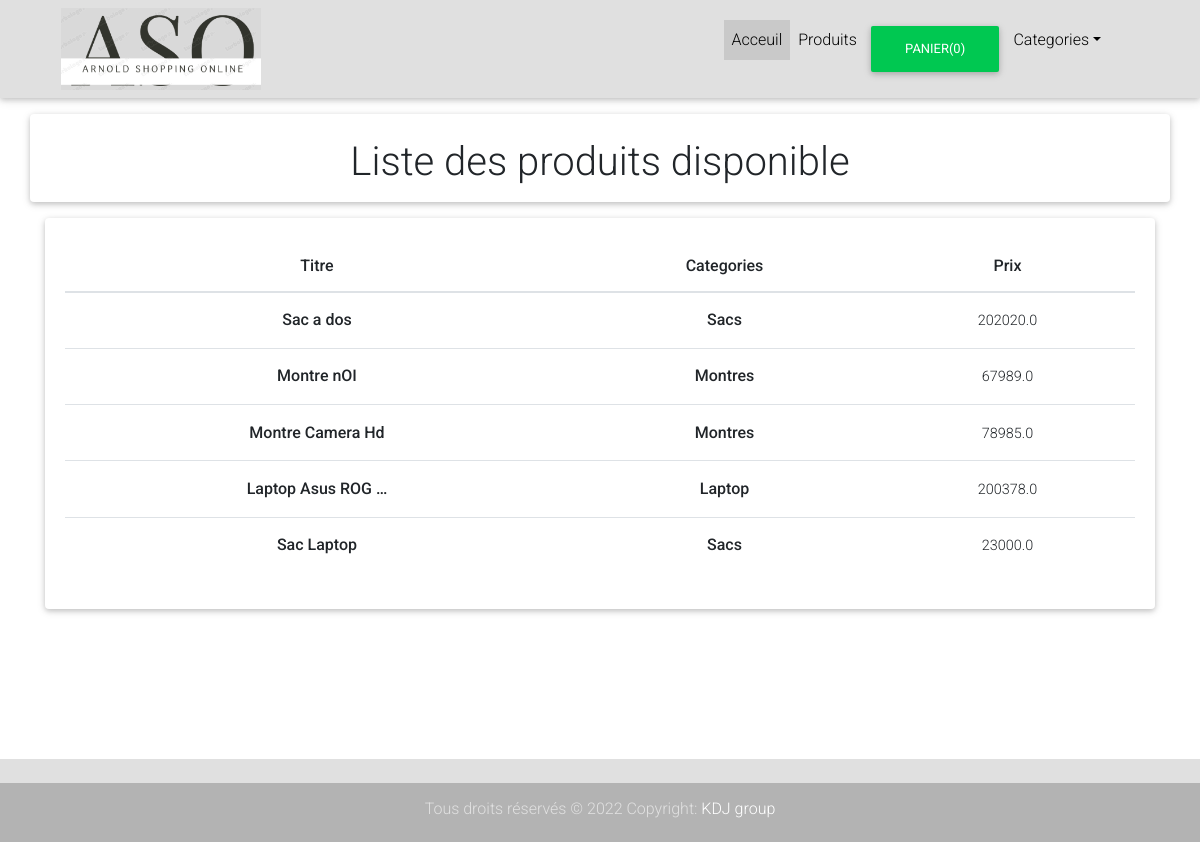
/listes_produit, run on an earlier commit of the app's database.
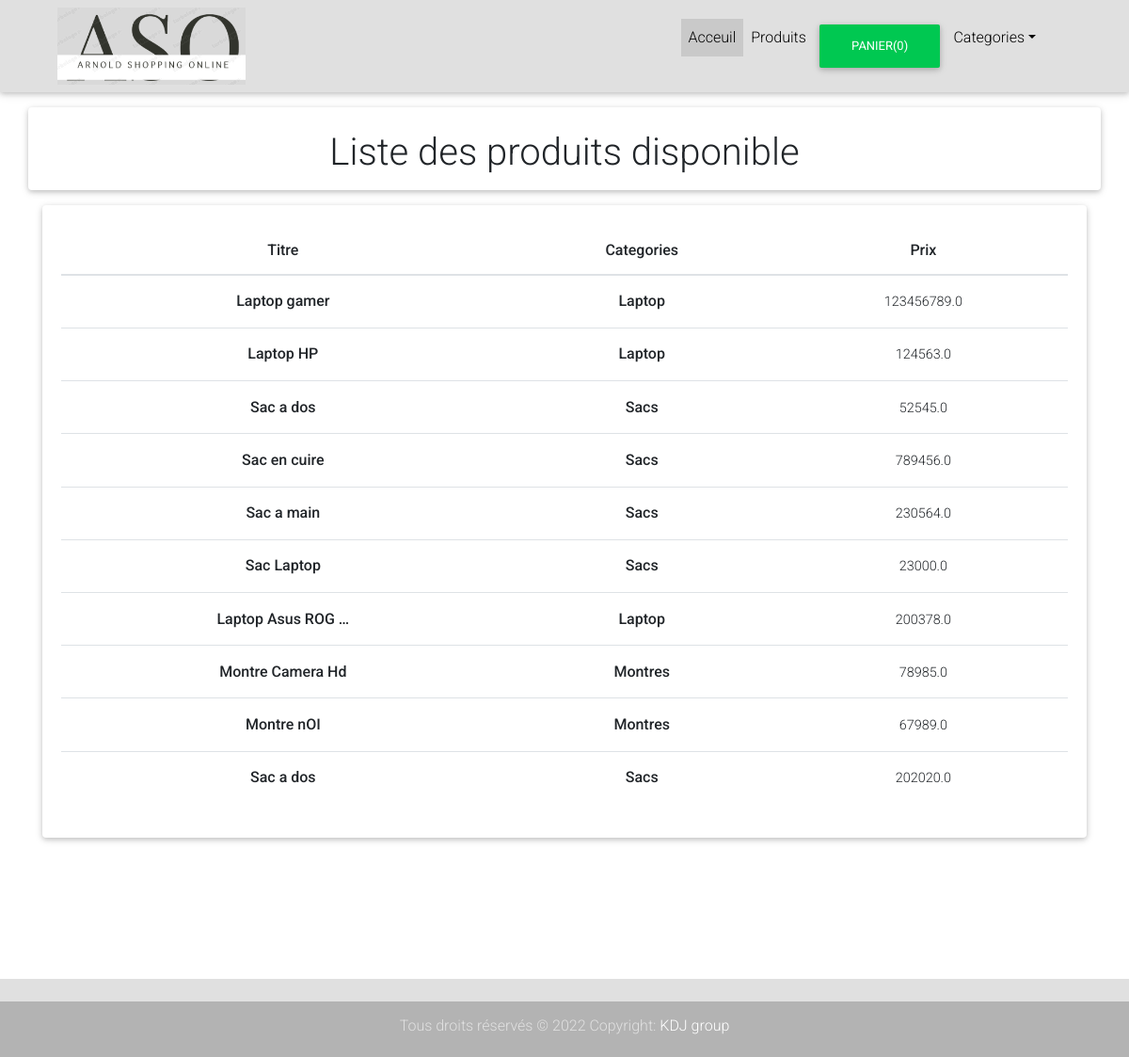
And on a later commit of the database.
### shop/models.py (models this page shows, shortened)
class Product(models.Model):
    title = models.CharField(max_length=200)
    price = models.FloatField()
    description = models.TextField()
    category = models.ForeignKey(Category, related_name='categorie', on_delete=models.CASCADE)
    image = models.ImageField(null=True, blank=True)
    date_added = models.DateTimeField(auto_now=True)
    class Meta:
        ordering = ['-date_added'] # permet que les novouvelles categorys soient en premire vue

class Category(models.Model):
    name = models.CharField(max_length=200)
    date_added = models.DateTimeField(auto_now=True)
    class Meta:
        ordering = ['-date_added'] # permet que les novouvelles categorys soient en premire vue
    def __str__(self):
        return self.name

### shop/views.py (the view)
# urls.py: path('listes_produit', listes_produit, name='listes_produit'),
def listes_produit(request):
    list_articles = Product.objects.all()
    return render(request, 'shop/listes_produit.html', {"listes_produit":list_articles})

### shop/templates/shop/listes_produit.html (shortened to what this page needs)
{% extends "shop/base.html" %}
{% load static %}
{% block content %}
<div class="container">
    <div class="row mt-3">
        <div class="col-12 card mb-3 p-2">
            <h1 class="text-center mt-3">Liste des produits disponible</h1>
        </div>
        <div class="col-md-12">
            {% if listes_produit %}
            <div class="card">
                <div class="card-body">
                    <table class="table table-hover">
                        <thead class="text-center">
                            <tr>
                                <th class="h6">Titre</th>
                                <th class="h6">Categories</th>
                                <th class="h6">Prix</th>
                            </tr>
                        </thead>
                        <tbody class="text-center">
                            {% for articles in listes_produit %}
                            <tr>
                                <td class="h6"><a href="{{ articles.id }}" >{{articles.title|truncatewords:3}}</a></td>
                                <td class="h6 "><a href="" >{{articles.category }}</a></td>
                                <td>
                                    <a href="" >{{articles.price}}</a>
                                </td>
                            </tr>
                            {% endfor %}
                    </table>
                </div>
            </div>
            {% else %}
            <h3>Aucun produit n'est disponible pour le moment</h3>
            {% endif %}
        </div>
    </div>
</div>
{% endblock %}

### shop/templates/shop/base.html (shortened to what this page needs)
{% load static %}
<!DOCTYPE html>
<html lang="en">
  <head>
      <link rel="stylesheet" href="https://cdn.jsdelivr.net/npm/bootstrap@4.0.0/dist/css/bootstrap.min.css">
       <link rel="stylesheet" href="https://use.fontawesome.com/releases/v5.11.2/css/all.css">
       <link rel="stylesheet" href="{%static 'css/bootstrap.min.css' %}">
       <link rel="stylesheet" href="{%static 'css/mdb.min.css' %}">
       <link rel="stylesheet" href="{%static 'css/style.css' %}">
  </head>
  <body>
          <nav class="navbar navbar-expand-lg navbar-light bg-light">
           <div class="container">
              <a href="{% url 'home' %}">
                <img src="/media/logob.png" style="width: 200px;" alt="" class="ml-3">
              </a>
                         <div class="  offset-md-5 collapse navbar-collapse" id="navbarNavDropdown">
                           <ul class="navbar-nav">
                             <li class="nav-item active">
                               <a class="nav-link" href="{% url 'home' %}">Acceuil<span class="sr-only">(current)</span></a>
                             </li>
                             <li class="nav-item">
                               <a class="nav-link" href="{% url 'listes_produit' %}">Produits</a>
                             </li>
                             <li class="nav-item">
                              <button  id="panier" type="button" class="btn btn-success " data-html="true" data-container="body" data-toggle="popover" data-placement="bottom" data-content="Vivamus
                                 sagittis lacus vel augue laoreet rutrum faucibus.">
                                 Panier(0)
                               </button>
                             </li>
                              <li class="nav-item dropdown">
                                <a class="nav-link dropdown-toggle" id="navbarDropdownMenuLink" data-toggle="dropdown"
                                  aria-haspopup="true" aria-expanded="false">Categories</a>
                              </li>
                            </ul>
                         </div>
           </div>
          </nav>
          {% block content %}{% endblock %}
  </body>
   {% include 'shop/footer.html' %}
</html>

### shop/templates/shop/footer.html
<footer class="page-footer font-small  pt-4 n bg-light" style="margin-top:150px;">
    <div class="footer-copyright text-center py-3">
        <h6>
            Tous droits réservés © 2022 Copyright:
            <a href="">KDJ group</a>
        </h6>
    </div>
  </footer>

What changed in the data, as far as the page shows it:
added Product: title "Laptop gamer", category "Laptop", price "123456789.0"
added Product: title "Laptop HP", category "Laptop", price "124563.0"
added Product: title "Sac a dos", category "Sacs", price "52545.0"
added Product: title "Sac en cuire", category "Sacs", price "789456.0"
added Product: title "Sac a main", category "Sacs", price "230564.0"
changed Product "Sac Laptop": moves up the list
changed Product "Laptop Asus ROG …": moves up the list
changed Product "Montre Camera Hd": moves down the list
changed Product "Montre nOI": moves down the list
